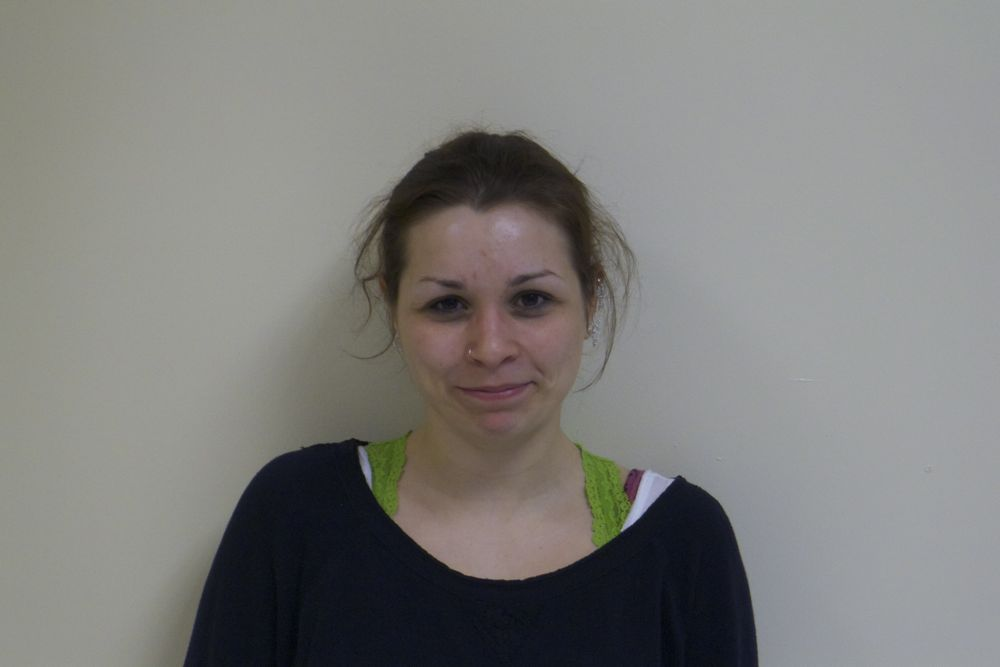
%> input picture face_morph/morph_two_pictures/steinkirch.jpg, 1000 x 667 px
$ octave main.m   (GNU Octave 9; MATLAB toolbox functions it lacks are replaced by stand-ins)
%> lines starting %> are read from the running program, lines starting %| are printed output that depends on the picture
%%%%%%%%%%%%%%%%%%%%%%%%%%%%%%%%%%%%%%%%%%%%%%%%%%%%%%%%%%%%%%%%%
%
%   This program performs the face morphism between two images
%   from their correspondence points.
%
%   Marina von Steinkirch, spring/2013
%
%%%%%%%%%%%%%%%%%%%%%%%%%%%%%%%%%%%%%%%%%%%%%%%%%%%%%%%%%%%%%%%%%

clear

NUMBER_OF_FRAMES = 11 ;
GENERATE_SAVED_FIGURES = false;

FOLDER = 'C:\Users\steinkirch\Desktop\';    %face_morph\morph_two_pictures\';
ORIGIN_IMG = 'steinkirch.jpg';
DESTINATION_IMG = 'tangatur.jpg';
ORIGIN_IMG_PTS = 'steinkirch.txt';
DESTINATION_IMG_PTS = 'tangatur.txt';


% define paths for images and their label points
ORIGIN_IMG_PATH = strcat(FOLDER,ORIGIN_IMG);
DESTINATION_IMG_PATH = strcat(FOLDER,DESTINATION_IMG);
ORIGIN_IMG_PATH_PTS = strcat(FOLDER,ORIGIN_IMG_PTS);
DESTINATION_IMG_PATH_PTS = strcat(FOLDER,DESTINATION_IMG_PTS);


% load images for morphing
source = double(imread(ORIGIN_IMG_PATH))./255;
target = double(imread(DESTINATION_IMG_PATH))./225;
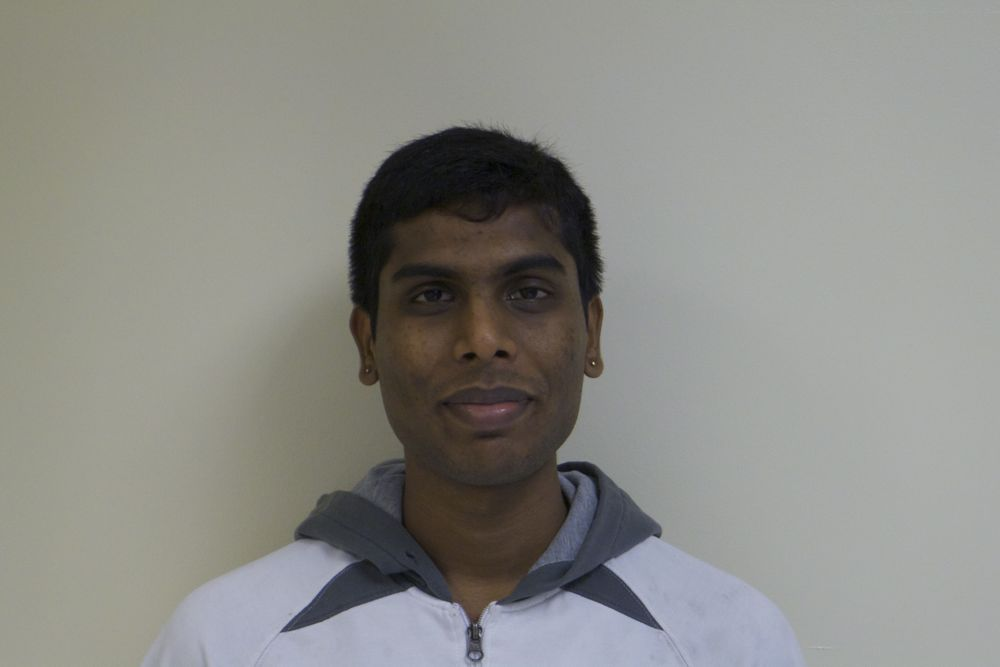
%> input picture face_morph/morph_two_pictures/tangatur.jpg, 1000 x 667 px
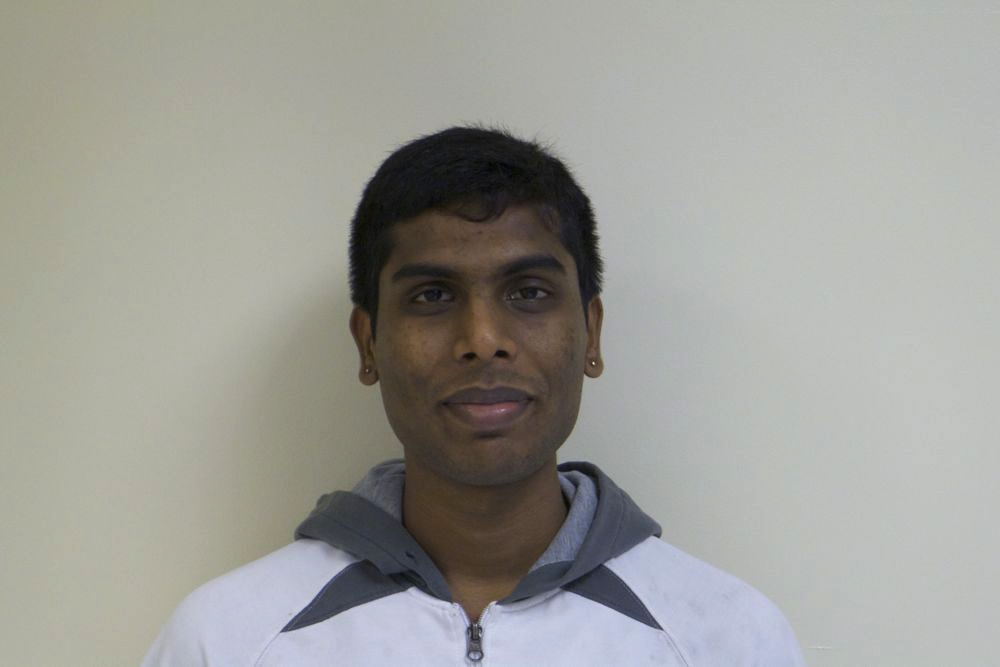
%> target: size 667x1000x3 double; mean R, G, B 0.62, 0.62, 0.599


% load corresponding points
%> (the run ends here)
